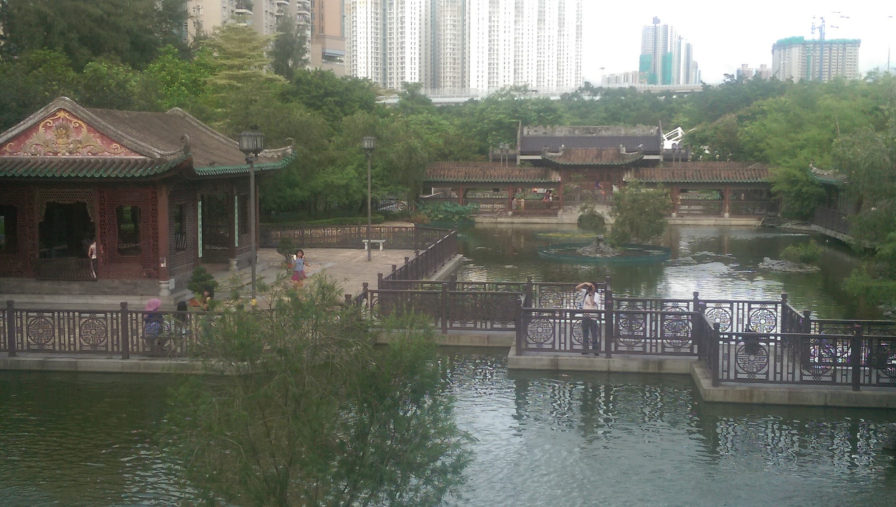
#> input picture HW3/IMAG4689.jpg, 2688 x 1520 px (shown at 1/3 size)
$ jupyter execute --allow-errors 'SarahBrown - CV - HW 3.ipynb'   (shell and % lines are left out)
#> lines starting #> are read from the running program, lines starting #| are printed output that depends on the picture; after the words box and inside, x2 and y2 are one past the last pixel; in counts of white or black regions, pixels touching at a corner belong together
[cell 1]
import cv2
import numpy as np
from matplotlib import pyplot as plt
from scipy.stats import norm
import scipy.io as sio

window_name='stitch'

img1 = cv2.imread('IMAG4689.jpg')
#> img1 is the input picture: shape (1520, 2688, 3); mean B, G, R 99.8, 110.9, 107.3
img2 = cv2.imread('IMAG4688.jpg')
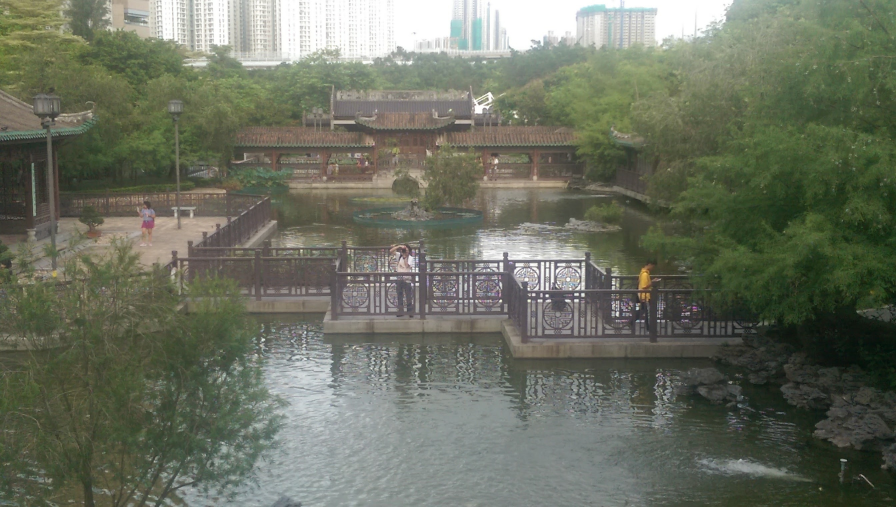
#> input picture HW3/IMAG4688.jpg, 2688 x 1520 px (shown at 1/3 size)
#> img2 is the input picture: shape (1520, 2688, 3); mean B, G, R 97.1, 112.3, 107.6

h = np.array([[ 1.55045419e-03,  3.02183837e-05, -9.78825638e-01],
       [ 2.78294686e-05,  1.46986982e-03, -2.04680411e-01],
       [ 8.37118544e-08,  1.54795992e-08,  1.31648165e-03]])
plt.figure(figsize=(20,20))
plt.subplot(1,2,1)
plt.imshow(cv2.warpPerspective(img1,h,(3000,2000)))
plt.subplot(1,2,2)
plt.imshow(cv2.warpPerspective(img2,np.eye(3),(3000,2000)))
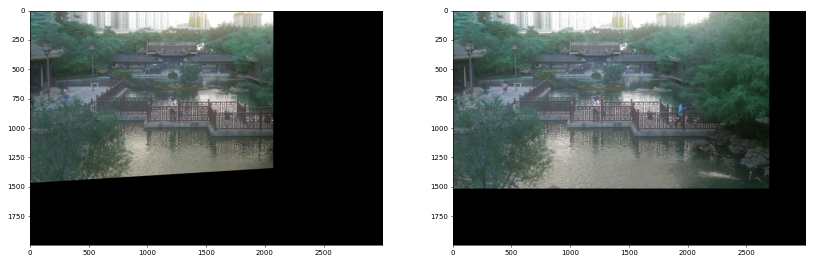
#> figure drawn by matplotlib, 2 panels

## Q1a. (10 points) Create a stitching function that stitches img1 and img2 together by completing the following function

[cell 2]
def stitch_images(img1,img2,h1,h2,fs):
# Input
#     img1: first image
#     img2: second image
#     h1: projective transform for img1
#     h2: projective transform for img2
#     fs: size of the output image
# Output
#     return img of size fs

#> called with h1 = array of shape (3, 3), h2 = array of shape (3, 3), fs = (3000, 2000)
    normal = cv2.warpPerspective(np.ones_like(img1),h1,fs)  + cv2.warpPerspective(np.ones_like(img2),h2,fs)
    normal[normal == 0] = 1

    stitchImg = (np.float32(cv2.warpPerspective(img1,h1,fs))  + np.float32(cv2.warpPerspective(img2,h2,fs)))/np.float32(normal)
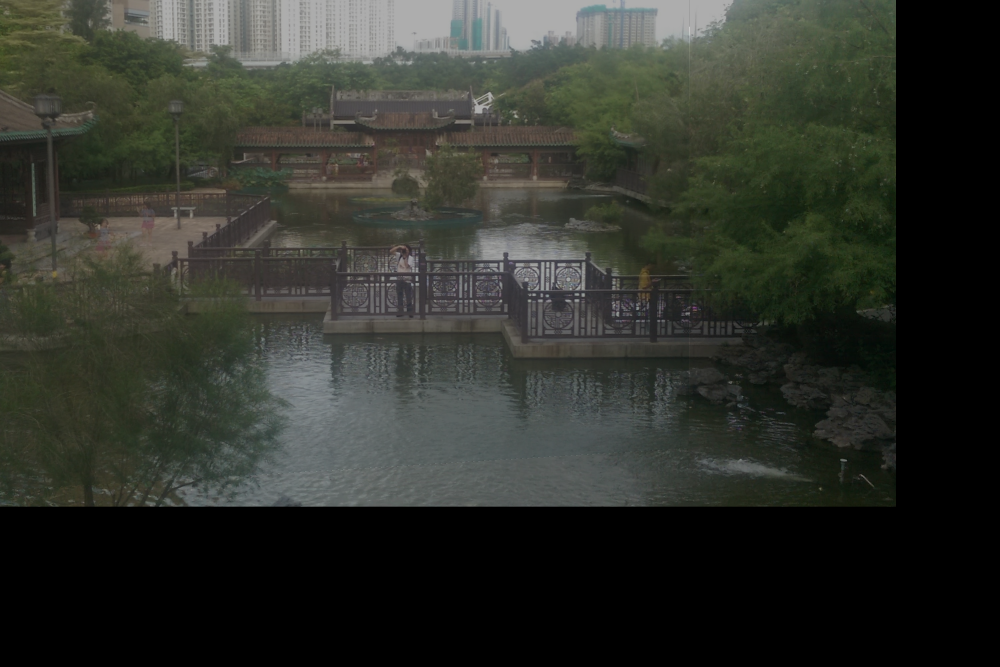
#> stitchImg: shape (2000, 3000, 3) float32 (shown at 1/3 size); mean B, G, R 64.8, 74.2, 70.3; drawn with min black and max white
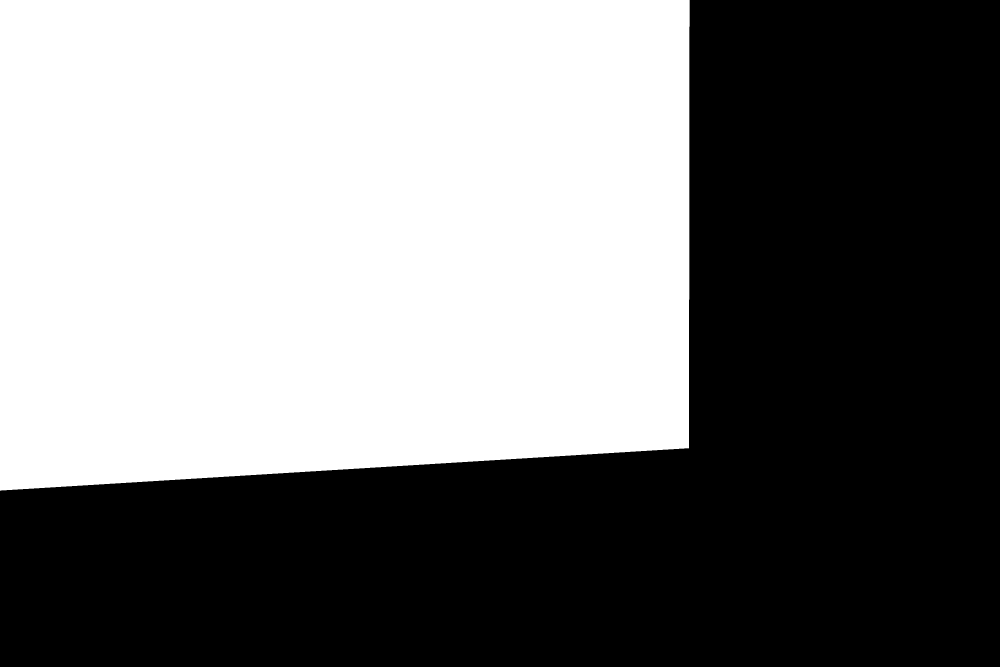
#> normal: shape (2000, 3000, 3) (shown at 1/3 size); values 1 (black) and 2 (white), 48.5% white; 1 white region, box (x1, y1, x2, y2) and area: (0, 0, 2069, 1472) 2911757
    stitchImg = np.uint8(stitchImg)
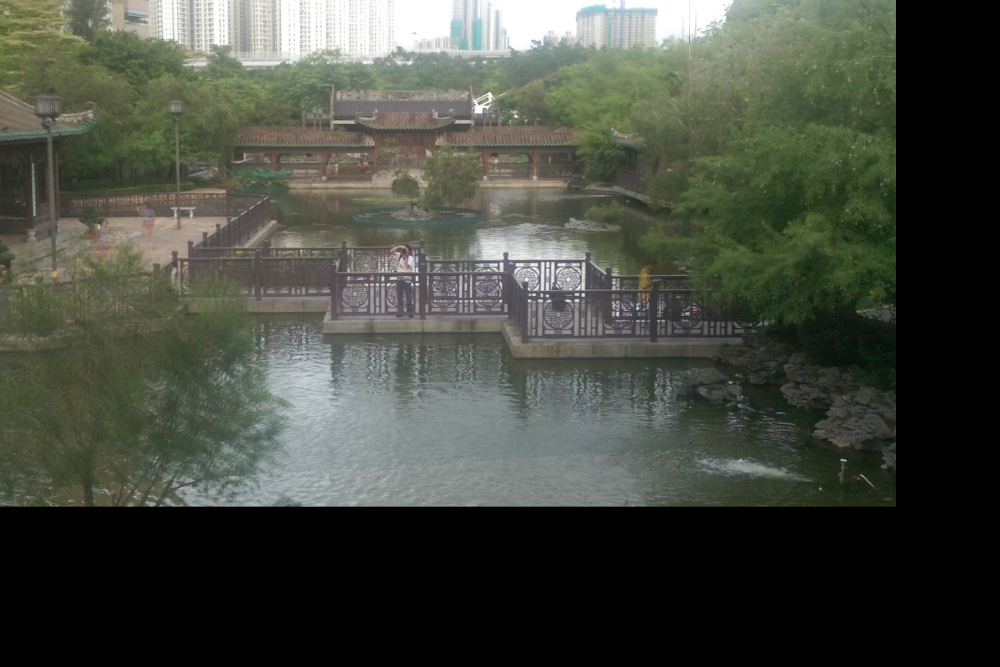
#> stitchImg: shape (2000, 3000, 3) (shown at 1/3 size); mean B, G, R 64.5, 74.2, 70.3

    return stitchImg

[cell 3]
plt.figure(figsize=(15,15))
h1=h
h2=np.eye(3)
plt.imshow(stitch_images(img1,img2,h1,h2,(3000,2000)))

#### You should get something like the above running the code. Note that stitching is not apparent because the first image is shifted up and left and being cropped off.

## Q2. (10 points) Find homography and test on your *own images*

[cell 4]
# implement these function
def myFindHomography(match_xy):
# Input
#     match_xy:
#         first two columns: (x,y)-values in the original image
#         second two columns: (x,y)-values in the target image
# # Output
#     h: return homography of transforming from original to target frame
    sourcePoints = match_xy[:,0:2]
    destPoints = match_xy[:,2:4]

    #make Alist to store the A matrix
    Alist = []

    #make the two rows of the A matrix
    for i in range(len(match_xy[:,0])):
        x1 = sourcePoints[i,0]
        y1 = sourcePoints[i,1]
        x2 = destPoints[i,0]
        y2 = destPoints[i,1]
        aRow1 = np.array([-x1,-y1,-1,0,0,0,x1*x2,y1*x2,x2])
        aRow2 = np.array([0,0,0,-x1,-y1,-1,x1*y2,y1*y2,y2])

        Alist.append(aRow1)
        Alist.append(aRow2)

    A = np.array(Alist)

    u, s, vh = np.linalg.svd(A) # is singular values,

    #want the min sing value and its vector
    s = list(s)
    minS = min(s, key=abs)
    minSIndex = s.index(minS)
    h = vh[minSIndex]

    H = np.reshape(h,(3,3))
    return H

[cell 5]
import cv2
import numpy as np
from matplotlib import pyplot as plt
from scipy.stats import norm
import scipy.io as sio

# PLEASE REPLACE WITH YOUR OWN IMAGES HERE
img1 = cv2.imread('File_000.jpg')
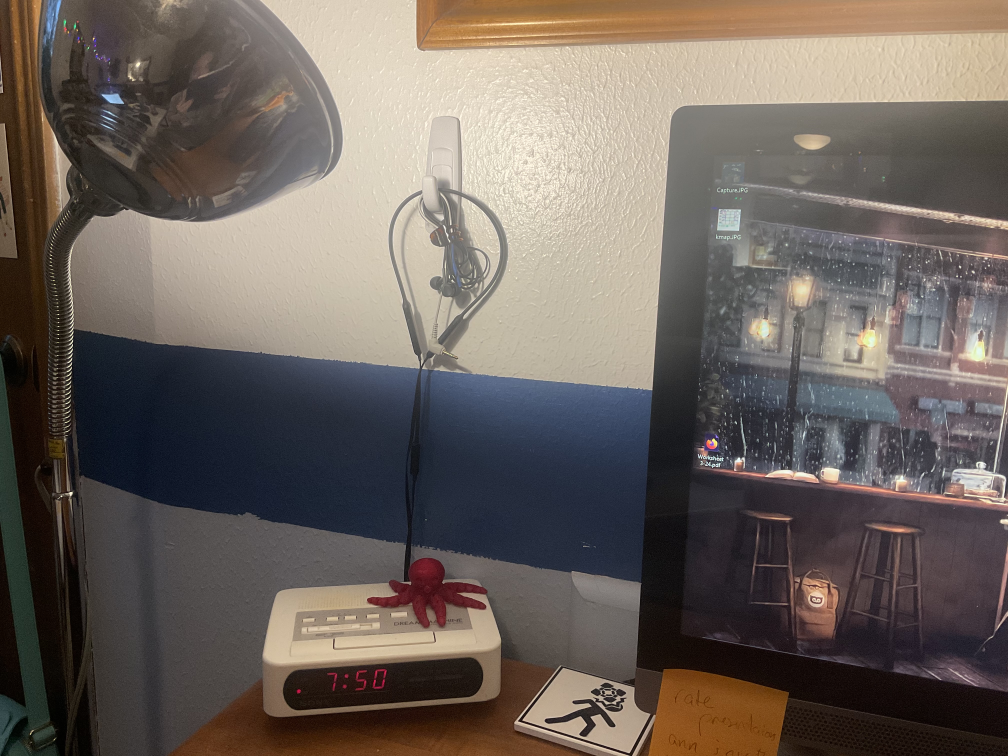
#> input picture HW3/File_000.jpg, 4032 x 3024 px (shown at 1/4 size)
#> img1 is the input picture: shape (3024, 4032, 3); mean B, G, R 93.1, 99.4, 108.6
img2 = cv2.imread('File_001.jpg')
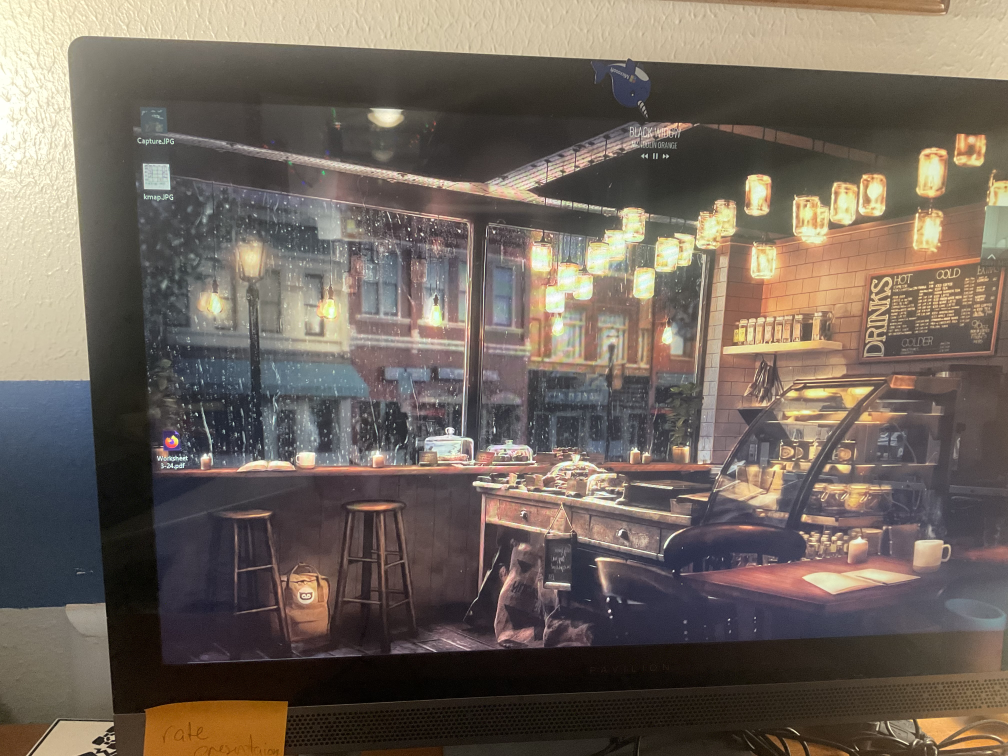
#> input picture HW3/File_001.jpg, 4032 x 3024 px (shown at 1/4 size)
#> img2 is the input picture: shape (3024, 4032, 3); mean B, G, R 92.3, 101.9, 112.7

desc = cv2.xfeatures2d.SIFT_create()

ratio_thresh = 0.6

#> (the rest of this cell did not finish here and is left out)
